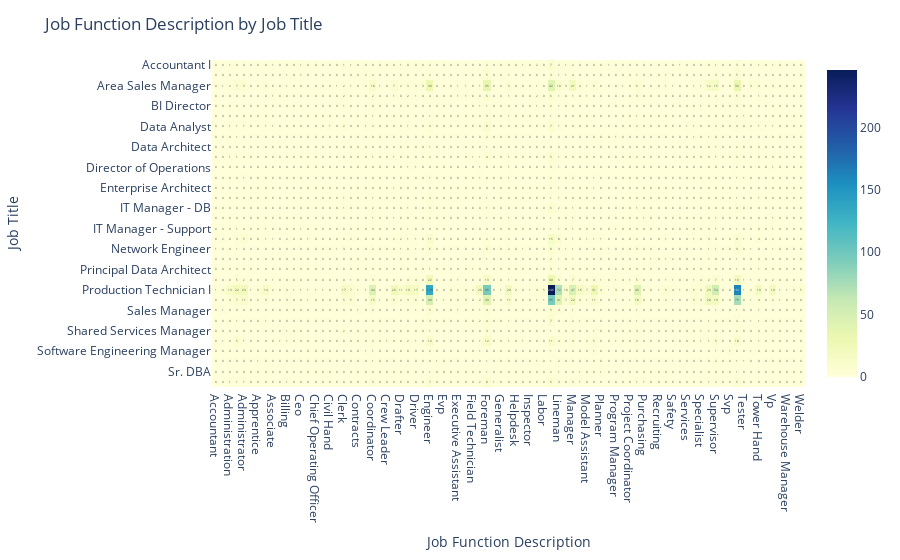

The notebook cell this image was saved under:
### Code cell
ct_title_function = pd.crosstab(employee_df['Title'], employee_df['JobFunctionDescription'])

fig = px.imshow(
    ct_title_function.values,
    x=ct_title_function.columns,
    y=ct_title_function.index,
    text_auto=True,
    color_continuous_scale='YlGnBu',
    aspect="auto",
)

fig.update_layout(
    title="Job Function Description by Job Title",
    xaxis_title="Job Function Description",
    yaxis_title="Job Title"
)
fig.show()

### Figure 1 — Plotly figure (JSON) as saved in the notebook; plotly's stock layout.template omitted (floating-point values rounded to 4 significant figures; data arrays with more than 128 entries replaced by an {"elided": "..."} marker saying what was removed)
{"data": [{"coloraxis": "coloraxis", "hovertemplate": "x: %{x}<br>y: %{y}<br>color: %{z}<extra></extra>", "name": "0", "texttemplate": "%{z}", "type": "heatmap", "x": ["Accountant", "Accounting", "Administration", "Administrative", "Administrator", "Analyst", "Apprentice", "Assistant", "Associate", "Attendant", "Billing", "Business Development", "Ceo", "Cfo", "Chief Operating Officer", "Cio", "Civil Hand", "Clerical", "Clerk", "Construction Manager", "Contracts", "Controller", "Coordinator", "Cpo", "Crew Leader", "Director", "Drafter", "Driller", "Driver", "Electrician", "Engineer", "Estimator", "Evp", "Executive", "Executive Assistant", "Field Project Manager", "Field Technician", "Flagger", "Foreman", "General Manager", "Generalist", "Groundman", "Helpdesk", "Helper", "Inspector", "Intern", "Labor", "Laborer", "Lineman", "Locator", "Manager", "Mechanic", "Model Assistant", "Operator", "Planner", "Principal", "Program Manager", "Project Controls", "Project Coordinator", "Project Manager", "Purchasing", "Recruiter", "Recruiting", "Runner", "Safety", "Safety Manager", "Services", "Shop", "Specialist", "Splicer", "Supervisor", "Support", "Svp", "Technician", "Tester", "Top Hand", "Tower Hand", "Traffic", "Vp", "Warehouse", "Warehouse Manager", "Warehouse Technician", "Welder"], "xaxis": "x", "y": ["Accountant I", "Administrative Assistant", "Area Sales Manager", "BI Developer", "BI Director", "CIO", "Data Analyst", "Data Analyst ", "Data Architect", "Database Administrator", "Director of Operations", "Director of Sales", "Enterprise Architect", "IT Director", "IT Manager - DB", "IT Manager - Infra", "IT Manager - Support", "IT Support", "Network Engineer", "President & CEO", "Principal Data Architect", "Production Manager", "Production Technician I", "Production Technician II", "Sales Manager", "Senior BI Developer", "Shared Services Manager", "Software Engineer", "Software Engineering Manager", "Sr. Accountant", "Sr. DBA", "Sr. Network Engineer"], "yaxis": "y", "z": {"elided": "32x83 int values"}}], "layout": {"coloraxis": {"colorscale": [[0, "rgb(255,255,217)"], [0.125, "rgb(237,248,177)"], [0.25, "rgb(199,233,180)"], [0.375, "rgb(127,205,187)"], [0.5, "rgb(65,182,196)"], [0.625, "rgb(29,145,192)"], [0.75, "rgb(34,94,168)"], [0.875, "rgb(37,52,148)"], [1, "rgb(8,29,88)"]]}, "margin": {"t": 60}, "title": {"text": "Job Function Description by Job Title"}, "xaxis": {"anchor": "y", "domain": [0, 1], "title": {"text": "Job Function Description"}}, "yaxis": {"anchor": "x", "autorange": "reversed", "domain": [0, 1], "title": {"text": "Job Title"}}}}
